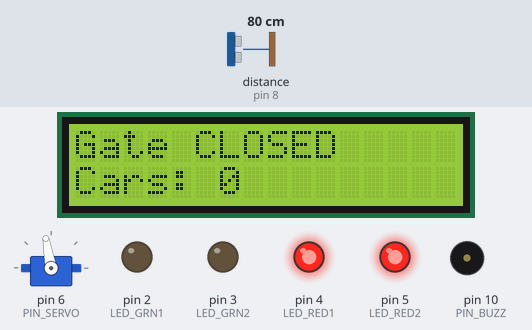
Recording of a sketch running on a simulated Arduino Uno, built with avr-gcc and run on an emulated ATmega328P. Shown: servo, 16×2 character LCD, output pins drawn as LEDs (lit = HIGH), buzzer (waves = sounding). Wiring (inferred from the names in the program): ultrasonic range finder: trigger pin 9; echo pin 8. The inputs (shaded band) are chosen by the test bench; at power-on: distance to the obstacle (sensor on pin 8) 80 cm. The echo pulse lasts 58.3 µs per cm; pins used as bus, display or sensor lines are not drawn.

Above: at 2.1 s.
2.2 s: distance to the obstacle (sensor on pin 8) set to 22 cm
3.9 s: distance to the obstacle (sensor on pin 8) set to 18 cm
At 6.0 s:
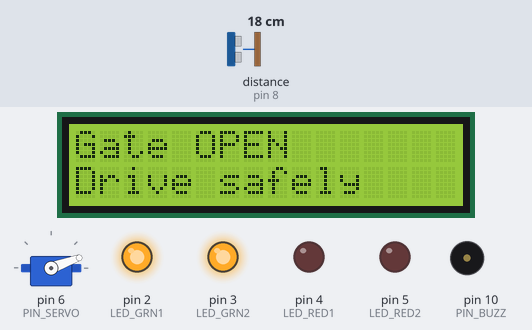
6.1 s: distance to the obstacle (sensor on pin 8) set to 26 cm
9.1 s: distance to the obstacle (sensor on pin 8) set to 30 cm
At 10.45 s:
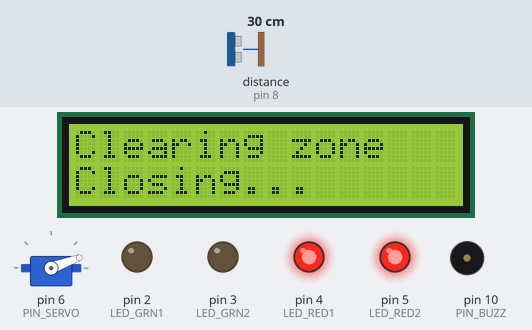
12.1 s: distance to the obstacle (sensor on pin 8) set to 2 cm
At 13.04 s:
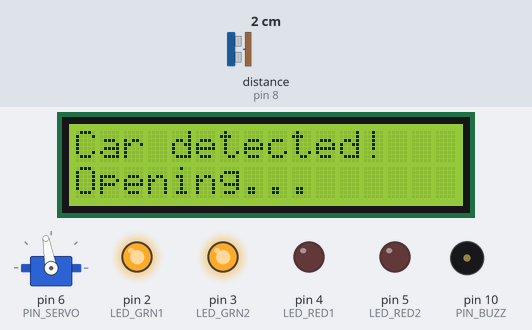
15.0 s: distance to the obstacle (sensor on pin 8) set to 60 cm
At 17.0 s:
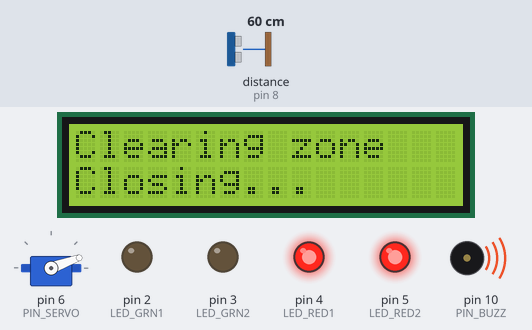
Timing chart, 0 to 19.0 s (numbered marks = the images above; inputs shaded):
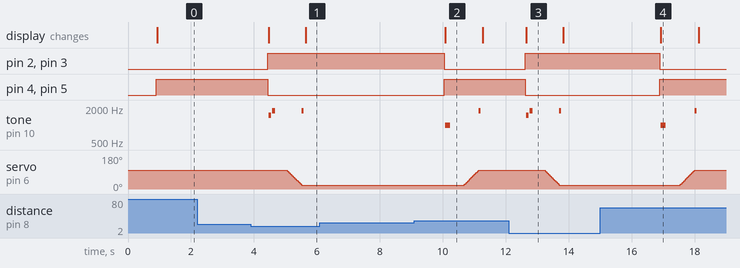

Measured:
- the behaviour switches between 21 and 20 cm on distance to the obstacle (sensor on pin 8) (found by bisection; images 0 and 1)
- the behaviour switches between 27 and 28 cm on distance to the obstacle (sensor on pin 8) (found by bisection; images 1 and 2)
- after the input at 2.2 s, every drawn part: stays the same
- after the input at 3.9 s, pin 2 (LED_GRN1), pin 3 (LED_GRN2): LOW → HIGH after 0.54 s
- after the input at 6.1 s, every drawn part: stays the same
- after the input at 9.1 s, pin 2 (LED_GRN1), pin 3 (LED_GRN2): HIGH → LOW after 0.94 s
- after the input at 12.1 s, pin 2 (LED_GRN1), pin 3 (LED_GRN2): LOW → HIGH after 0.52 s
- after the input at 15.0 s, pin 2 (LED_GRN1), pin 3 (LED_GRN2): HIGH → LOW after 1.9 s

The sketch:

ParkSystemBUZZER100x20Servo.ino
```cpp
/*  Parking Gate – Final (I2C LCD + HC-SR04 + Servo D6 + LEDs + Buzzer D10 + Counter)
    Ahmed edition – state machine + debouncing + hysteresis
    UNO: SDA=A4, SCL=A5 | LCD I2C addr = 0x27
*/

#include <Wire.h>
#include <LiquidCrystal_I2C.h>
#include <Servo.h>

// ---------- LCD ----------
#define LCD_ADDR 0x27
LiquidCrystal_I2C lcd(LCD_ADDR, 16, 2);

// ---------- Pins ----------
const int PIN_TRIG  = 9;
const int PIN_ECHO  = 8;
const int PIN_SERVO = 6;
const int PIN_BUZZ  = 10;

const int LED_GRN1  = 2;
const int LED_GRN2  = 3;
const int LED_RED1  = 4;
const int LED_RED2  = 5;

// غيّرها إلى false إذا ليداتك تضيء عند LOW
bool LED_ACTIVE_HIGH = true;

// ---------- Thresholds & Timings ----------
const int  OPEN_TH_CM          = 20;
const int  CLOSE_TH_CM         = 28;
const int  PRESENCE_CONFIRM_MS = 400;
const int  ABSENCE_CONFIRM_MS  = 900;
const int  MIN_OPEN_MS         = 3000;
const int  GREEN_PREOPEN_MS    = 300;
const int  RED_PRECLOSE_MS     = 300;

// ---------- Servo Angles ----------
const int  SERVO_CLOSED_ANG    = 100;   // وضع الإغلاق الحالي
const int  SERVO_OPENED_ANG    = 20;    // وضع الفتح الحالي
const int  SERVO_STEP_DELAY    = 6;     // ms لكل خطوة

// ---------- Globals ----------
Servo gate;
bool  isOpen = false;
unsigned long carCount = 0;

enum State { S_CLOSED, S_PREOPEN_GREEN, S_OPEN, S_PRERED, S_CLOSING };
State state = S_CLOSED;

unsigned long stateT0 = 0;
bool presenceLatched = false;
bool absenceLatched  = true;

// ---------- LEDs ----------
void ledWrite(int pin, bool on){
  digitalWrite(pin, LED_ACTIVE_HIGH ? (on?HIGH:LOW) : (on?LOW:HIGH));
}
void setLEDs(bool g1,bool g2,bool r1,bool r2){
  ledWrite(LED_GRN1,g1); ledWrite(LED_GRN2,g2);
  ledWrite(LED_RED1,r1);  ledWrite(LED_RED2,r2);
}

// ---------- Buzzer (لطيف غير مستمر) ----------
void chirp(unsigned int freq, unsigned int ms, unsigned int gap=40) {
  tone(PIN_BUZZ, freq, ms);
  delay(ms + gap);
  noTone(PIN_BUZZ);
}
void beepOpenPattern() { chirp(1500, 80); chirp(1800, 90); }  // بداية الفتح
void beepClosePattern(){ chirp(1000, 160); }                  // قبل الإغلاق
void beepDone()        { chirp(1800, 60);  }                  // اكتمال الحركة

// ---------- Distance (median of 5) ----------
long readDistanceCM(){
  long v[5];
  for(int i=0;i<5;i++){
    digitalWrite(PIN_TRIG,LOW);  delayMicroseconds(3);
    digitalWrite(PIN_TRIG,HIGH); delayMicroseconds(10);
    digitalWrite(PIN_TRIG,LOW);
    unsigned long dur=pulseIn(PIN_ECHO,HIGH,30000UL);
    v[i]= dur ? (dur/58) : 400;
    delay(5);
  }
  for(int i=0;i<4;i++) for(int j=i+1;j<5;j++)
    if(v[j]<v[i]){ long t=v[i]; v[i]=v[j]; v[j]=t; }
  return v[2];
}

// ---------- LCD ----------
void lcdPad(const char* s, uint8_t row){
  lcd.setCursor(0,row); lcd.print(s);
  for (int i=strlen(s); i<16; i++) lcd.print(' ');
}
void lcdLine1(const char* s){ lcdPad(s,0); }
void lcdLine2(const char* s){ lcdPad(s,1); }
void lcdShowCount(){
  char buf[17];
  snprintf(buf, sizeof(buf), "Cars: %lu", carCount);
  lcdLine2(buf);
}

// ---------- Presence logic (debounce + hysteresis) ----------
void updatePresence(long cm){
  static unsigned long tPresenceEdge=0, tAbsenceEdge=0;
  unsigned long now=millis();

  bool rawPresence=(cm<=OPEN_TH_CM);
  if(rawPresence){
    if(!presenceLatched){
      if(tPresenceEdge==0) tPresenceEdge=now;
      if(now-tPresenceEdge>=PRESENCE_CONFIRM_MS){
        presenceLatched=true; absenceLatched=false; tAbsenceEdge=0;
      }
    }
  } else tPresenceEdge=0;

  bool rawAbsence=(cm>=CLOSE_TH_CM);
  if(rawAbsence){
    if(!absenceLatched){
      if(tAbsenceEdge==0) tAbsenceEdge=now;
      if(now-tAbsenceEdge>=ABSENCE_CONFIRM_MS){
        absenceLatched=true; presenceLatched=false; tPresenceEdge=0;
      }
    }
  } else tAbsenceEdge=0;
}

// ---------- Servo movement ----------
void moveServoSmooth(int fromA,int toA){
  if(fromA==toA) return;
  int step=(toA>fromA)?1:-1;
  for(int a=fromA; a!=toA; a+=step){
    gate.write(a);
    delay(SERVO_STEP_DELAY);
  }
  gate.write(toA);
}

// ---------- Setup ----------
void setup(){
  pinMode(PIN_TRIG,OUTPUT); pinMode(PIN_ECHO,INPUT);
  pinMode(LED_GRN1,OUTPUT); pinMode(LED_GRN2,OUTPUT);
  pinMode(LED_RED1,OUTPUT); pinMode(LED_RED2,OUTPUT);
  pinMode(PIN_BUZZ,OUTPUT);

  gate.attach(PIN_SERVO,500,2500);
  gate.write(SERVO_CLOSED_ANG);
  isOpen=false;

  Wire.begin(); lcd.init(); lcd.backlight(); lcd.clear();
  lcdLine1("Parking System");
  lcdLine2("Ready...");
  delay(800); lcd.clear();

  setLEDs(false,false,true,true);     // أحمرين
  lcdLine1("Gate CLOSED");
  lcdShowCount();                     // عرض العداد عند البدء
  state=S_CLOSED; stateT0=millis();
}

// ---------- Main loop ----------
void loop(){
  long cm=readDistanceCM();
  updatePresence(cm);

  switch(state){

    case S_CLOSED: {
      setLEDs(false,false,true,true);           // أحمر
      if(presenceLatched){
        setLEDs(true,true,false,false);         // أخضر قبل الفتح
        lcdLine1("Car detected!");
        lcdLine2("Opening...");
        beepOpenPattern();
        state  = S_PREOPEN_GREEN;
        stateT0= millis();
      } else {
        lcdLine1("Gate CLOSED");
        lcdShowCount();
      }
      break;
    }

    case S_PREOPEN_GREEN: {
      if(millis()-stateT0>=GREEN_PREOPEN_MS){
        moveServoSmooth(SERVO_CLOSED_ANG,SERVO_OPENED_ANG);
        beepDone();
        isOpen = true;
        lcdLine1("Gate OPEN");
        lcdLine2("Drive safely");
        state  = S_OPEN;
        stateT0= millis();
      }
      break;
    }

    case S_OPEN: {
      setLEDs(true,true,false,false);           // أخضرين
      // بعد مدة فتح دنيا، وبمجرد تأكيد الغياب → ابدأ الإغلاق وعدّ سيارة
      if((millis()-stateT0>=MIN_OPEN_MS) && absenceLatched){
        carCount++;                              // ← عدّ السيارة هنا مرة واحدة
        setLEDs(false,false,true,true);          // أحمر مؤقتًا
        lcdLine1("Clearing zone");
        lcdLine2("Closing...");
        beepClosePattern();
        state  = S_PRERED;
        stateT0= millis();
      }
      break;
    }

    case S_PRERED: {
      if(millis()-stateT0>=RED_PRECLOSE_MS){
        state = S_CLOSING;
      }
      break;
    }

    case S_CLOSING: {
      moveServoSmooth(SERVO_OPENED_ANG,SERVO_CLOSED_ANG);
      beepDone();
      isOpen=false;
      setLEDs(false,false,true,true);           // أحمرين
      lcdLine1("Gate CLOSED");
      lcdShowCount();                           // عرض المجموع
      state  = S_CLOSED;
      stateT0= millis();
      break;
    }
  }

  delay(12);
}
```
